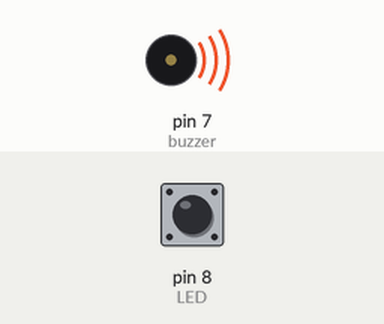
This sketch was run on a simulated Arduino Uno, built with avr-gcc and run on an emulated ATmega328P. On the bench: buzzer (waves = sounding). The test bench sets the inputs (shaded band); at power-on: pin 8 (LED) HIGH.

Above: at 0.1 s.
At 1.1 s:
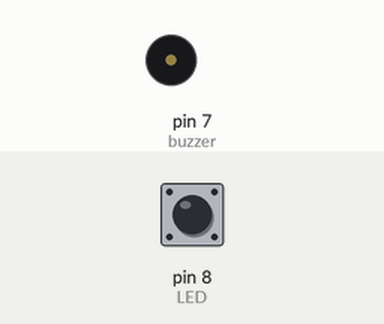
Timing chart, 0 to 2.6 s (numbered marks = the images above):
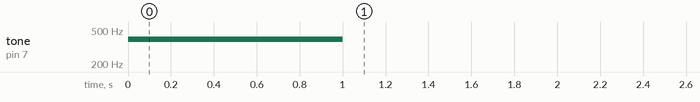

The sketch:

LED_BUZZER.ino
```cpp
//algoritmo computadora secundaría
int buzzer = 7;
int BUZZER_FREQUENCY = 392;  //sol
int rocket_status = 0;
int LED = 8;

unsigned long time;
unsigned long time_buzzer;

unsigned long time_LED;

void setup() {
  tone(buzzer, BUZZER_FREQUENCY, 1000);
  time_buzzer = millis();


  //inicializacion de los sensores y modulos
  // put your setup code here, to run once:
}

void loop() {
  if (rocket_status == 0 && 1 == 1) {
    if (millis() > time_LED + 500) {
      digitalWrite(LED, !digitalRead(LED));
      time_LED = millis();
    }
  }

  if (rocket_status == 0 && 1 == 1) {  // verificacion de comunicacion con la estacion terrena
    if (millis() > time_buzzer + 500) {
      digitalWrite(buzzer, !digitalRead(buzzer));
      time_buzzer = millis();
      // put your main code here, to run repeatedly:
  }
  }
}
```

Measured:
- by itself, tone on pin 7 (buzzer): silent → 392 Hz at 0.00 s, → silent 1.0 s later
